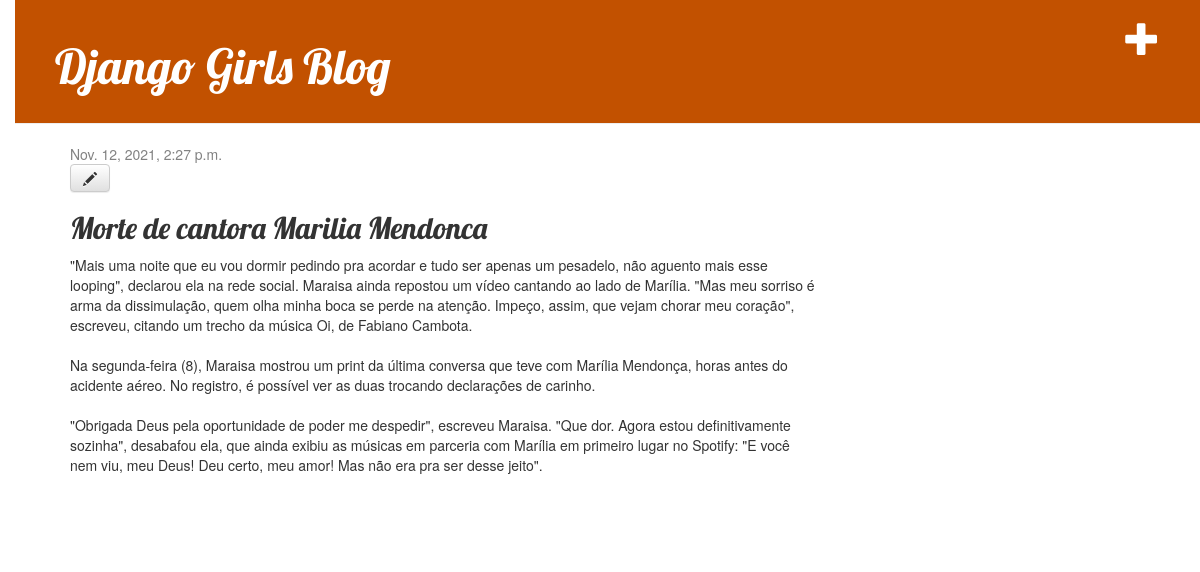
The app's page /post/1/ (signed in) with its own data.
### blog/models.py (models this page shows, shortened)
class Post(models.Model):
    author = models.ForeignKey(settings.AUTH_USER_MODEL, on_delete=models.CASCADE)
    title = models.CharField(max_length=200)
    text = models.TextField()
    created_date = models.DateTimeField(default=timezone.now)
    published_date = models.DateTimeField(blank=True, null=True)

### blog/views.py (the view)
# urls.py: path('post/<int:pk>/', views.post_detail, name='post_detail'),
def post_detail(request, pk):
    post = get_object_or_404(Post, pk=pk)
    return render(request, 'blog/post_detail.html', {'post': post})

### blog/templates/blog/post_detail.html
{% extends 'blog/base.html' %}
{% block content %}
    <div class="post">
        {% if post.published_date %}
            <div class="date">
                {{ post.published_date }}
            </div>
        {% endif %}
    {% if user.is_authenticated %}
     <a class="btn btn-default" href="{% url 'post_edit' pk=post.pk %}"><span class="glyphicon glyphicon-pencil"></span></a>
    {% endif %}
        <h2>{{ post.title }}</h2>
        <p>{{ post.text|linebreaksbr }}</p>
    </div>
{% endblock %}

### blog/static/css/blog.css (style rules this page uses)
body { padding-left: 15px; }
h1, h2, h3, h4 { font-family: 'Lobster', cursive; }
.date { color: #828282; }
.post { margin-bottom: 70px; }

### records on screen
Post: published_date "Nov. 12, 2021, 2:27 p.m.", title "Morte de cantora Marilia Mendonca", text "\"Mais uma noite que eu vou dormir pedindo pra acordar e tudo ser apenas um pesadelo, não aguento mais esse looping\", declarou ela na rede social. Maraisa ainda repostou um vídeo cantando ao lado de Marília. \"Mas meu sorriso é arma da dissimulação, quem olha minha boca se perde na atenção. Impeço, assim, que vejam chorar meu coração\", escreveu, citando um trecho da música Oi, de Fabiano Cambota. Na segunda-feira (8), Maraisa mostrou um print da última conversa que teve com Marília Mendonça, horas antes do acidente aéreo. No registro, é possível ver as duas trocando declarações de carinho. \"Obrigada Deus pela oportunidade de poder me despedir\", escreveu Maraisa. \"Que dor. Agora estou…"
